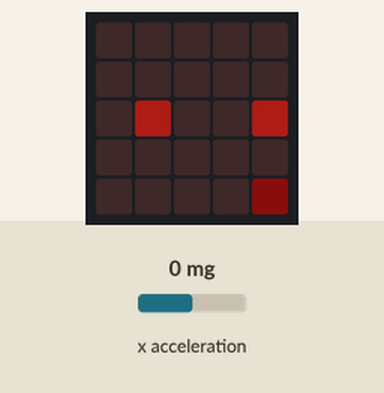
The program below on a simulated BBC micro:bit (MakeCode). Shown: the board's 5×5 LED display. The test bench sets the inputs (shaded band); at power-on: x acceleration 0 mg. Dim RGB values are drawn brighter than linear.

Above: at 0.1 s.
At 0.6 s:
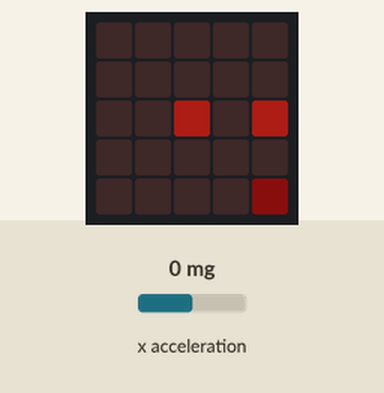
At 1.1 s:
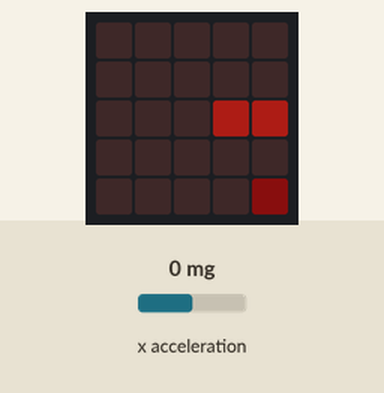
At 1.6 s:
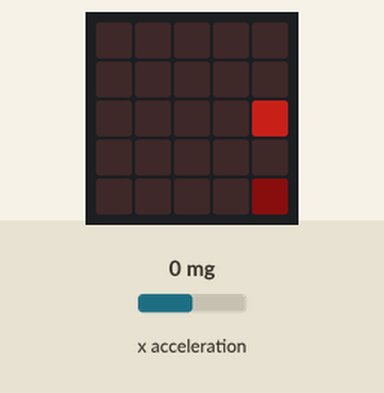

Measured:
- what the display in image 1 shows lasts 0.5 s, from 0.5 s to 1.0 s

The program:

main.ts
```typescript
let janaria = game.createSprite(4, 4)
let pac_man = game.createSprite(2, 2)
let mamua = game.createSprite(0, 2)
mamua.set(LedSpriteProperty.Brightness, 50)
janaria.set(LedSpriteProperty.Brightness, 10)
pac_man.set(LedSpriteProperty.Brightness, 50)
basic.forever(function () {
    mamua.move(1)
    basic.pause(500)
})
basic.forever(function () {
    if (input.acceleration(Dimension.X) < 200) {
        pac_man.change(LedSpriteProperty.X, 1)
    }
    if (input.acceleration(Dimension.X) < 200) {
        pac_man.change(LedSpriteProperty.X, 1)
    }
    if (input.acceleration(Dimension.X) < 200) {
        pac_man.change(LedSpriteProperty.X, 1)
    }
    if (input.acceleration(Dimension.X) < 200) {
        pac_man.change(LedSpriteProperty.X, 1)
    }
})
```

test.ts
```typescript
// aquí va el archivo "tests"; esto no se compilará cuando este paquete se utilice como una extensión.
```
